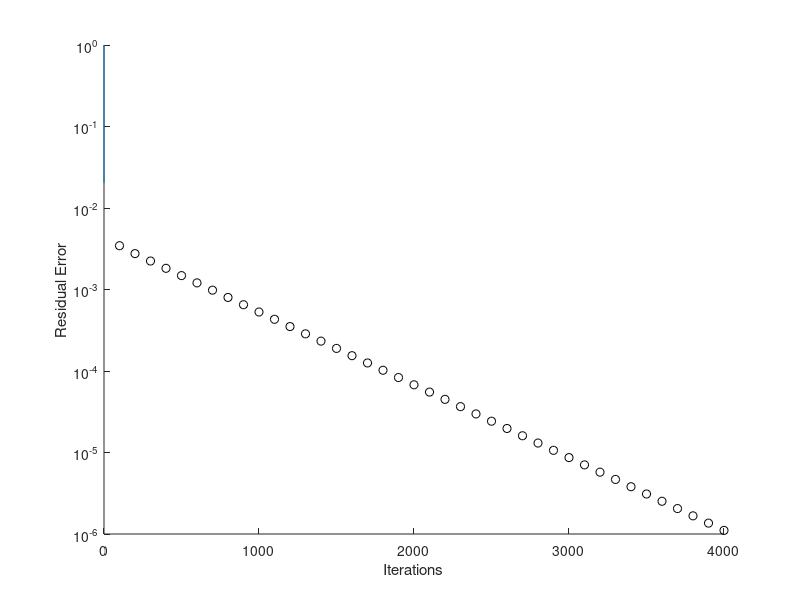

MATLAB code for this plot:
%% 2-D Plane Poiseulle Flow and Couette flow
clc
close all
clear all
%% CREATING THE GRIDS
domain_size=1;                          % Define the domain size
node_points=50;                         % Number of Grid Points
h=domain_size/(node_points-1);          % Size of each element of the mesh
mu = 2;                                 % Viscosity

u(1)=0;                                 
u(node_points)=0;                       % For couette Flow change this to say 1m/s            

u_new(1)=0;
u_new(node_points)=0;

dpdx = 1;                               % Pressure Gradient, positive value is favourable pressure gradient here

error_mag=1;                            % Error estimation
error_req=1e-6;                         % Threshold Error
iterations=0;                           % No of iterations
error_record = 0;                       % Array to record Errors
%% SOLUTION
while error_mag>error_req;
    for i=2:node_points-1
        u_new(i) = (u(i-1) + u(i+1) + (h*h*dpdx/mu))/2; % using the finite difference method
        
    end
    iterations=iterations+1;
    error_mag=0;
    for i=2:node_points-1;
        error_mag=error_mag+abs(u(i) - u_new(i));
        error_record(iterations) = error_mag;
    end
     if(rem(iterations, 100)) == 0                        % Plots the residual error
       figure(1);
       hold on
       semilogy(iterations, error_record(iterations), '-ko')
       xlabel('Iterations')
       ylabel('Residual Error')
       
    end
    u=u_new;
end
%% VISUALIZATION
plot(u,linspace(0, domain_size, node_points))               % Velocity profile plot


    








    
    
